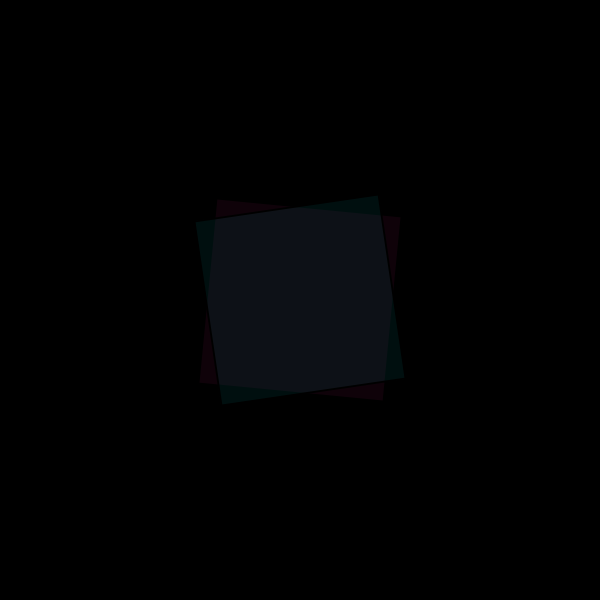
Frame 1 (no input)
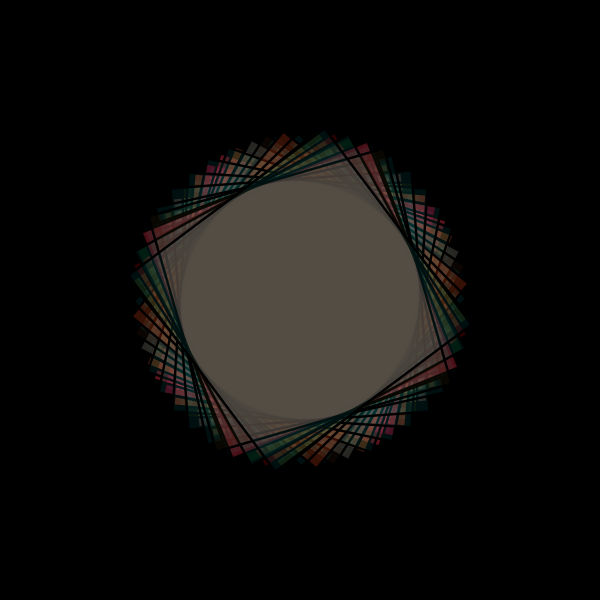
Frame 60 (the mouse pressed at the canvas centre just before this capture)
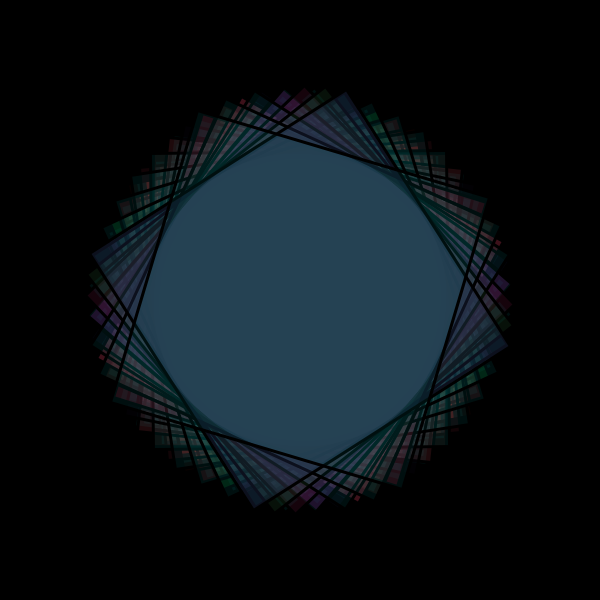
Frame 120 (the mouse held since frame 60 and released just before this capture)

The Processing sketch that drew these frames (run headless with seeded random() and noise(); from frame 60 on, the mouse is pressed at the canvas centre):

// Processing sketch: processing_130183
// ── processing_130183.pde

float timer = 0;
float myScaleSpeed = 0.51;
float rad = 0.0;
float s = 1.85;
float myScale = 2.5;
float hue = 0.10;
float offset = 10;
float rowtate = 0;

void setup()
{
  size(600, 600);
  frameRate(10);
  background(0);
}

void draw()
{
  rad = rad + 0.1;
  s = s + 0.01;
  timer = timer+(1.0/30.0);
  println(timer);
  myScale = myScale + myScaleSpeed;
  
  if(timer >= 0.0 && timer <10.0)
  {
    pushMatrix();
    fill(random(255), random(100), random(100), random(100));
    translate(width/2, height/2);
    rotate(rad);
    scale(s);
    rectMode(CENTER);
    rect(0,0,100,100);
    popMatrix();
  }
  if(timer >10 && timer <20)
  {
    rowtate -= 0.4;
    fill (hue, 100, 100);
    pushMatrix();
    translate(width/2, height/2);
    rotate(rowtate);
    scale(s);
    rect(0, 0, 100, 100);
    popMatrix();
  }
  if(timer >0 && timer < 25)
  {
    rowtate += 3;
    fill(hue, 100, 100, 38);
    pushMatrix();
    translate(width/2, height/2);
    rotate(rowtate);
    scale(s);
    rect(0, 0, 100, 100);
    popMatrix();
  }
}
